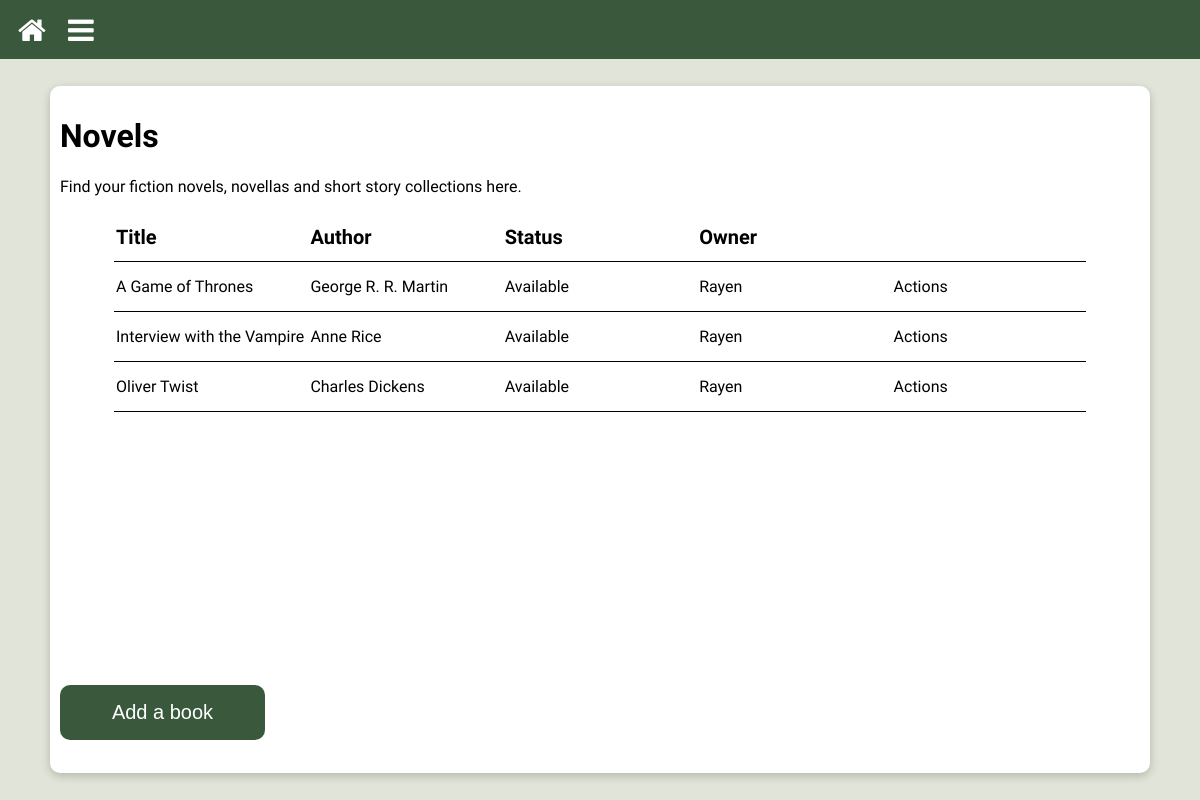
The page /novels (signed in) on the database its author committed.
### library/models.py (models this page shows, shortened)
class Book(models.Model):
    STATUS_CHOICES = {
        "Y" : "Available",
        "O" : "On Loan",
        "R" : "Reserved",
        "U" : "Unavailable",
    }
    OWNER_CHOICES = {
        "R" : "Rayen",
        "D" : "Don",
        "C" : "Charlie",
        "S" : "Sam",
        "H" : "Honey",
        "A" : "Ash",
        "O" : "Soph",
    }
    title = models.CharField(max_length=200)
    author = models.CharField(max_length=200)
    booktype = models.ForeignKey(BookType, on_delete=models.CASCADE, related_name='books')
    genre = models.ForeignKey(Genre, on_delete=models.CASCADE, related_name='books')
    owner = models.CharField(max_length=1, choices=OWNER_CHOICES, default="None")
    blurb = models.CharField(max_length=1000, blank=True, default='')
    tags = models.ManyToManyField(Tag, blank=True, )
    status = models.CharField(max_length=1, choices=STATUS_CHOICES, default="Available")
    class Meta:
        ordering = ['title']

### library/views.py (the view)
# urls.py: path("novels", views.list, name="novels"),
@login_required(login_url="/login/")
def list(request):
    template = loader.get_template('list.html')
    context = build_context(request)
    return HttpResponse(template.render(context, request))

### library/views.py (called while the page is built)
def get_list_type(request):
    path = request.path
    list_type = os.path.basename(os.path.normpath(path))
    return list_type

def build_context(request):
    list_type = get_list_type(request)
    context = context_dict[list_type]
    return context

### templates/list.html (shortened to what this page needs)
{% extends "base.html" %}
{% block container %}list{% endblock %}
{% block content %}
    <div class="main">
        <div class="text-container">
            <h1>{{ title }}</h1>
            <p>{{ intro }}</p>
            <table class="list-table">
                <tr>
                    <th>Title</th>
                    <th>Author</th>
                    <th>Status</th>
                    <th>Owner</th>
                    <th></th>
                </tr>
                {% if list %}
                    {% for item in list %}
                        <tr>
                            <td>{{ item.title }}</td>
                            <td>{{ item.author }}</td>
                            <td>{{ item.get_status_display }}</td>
                            <td>{{ item.get_owner_display }}</td>
                            <td>Actions</td>
                        </tr>
                    {% endfor %}
                {% else %}
                   <tr>
                     <td class="list-no-items">No items have been added for this section yet :(</td>
                   </tr>
                {% endif %}
        </table>
        <div>
            <button class="text-button" style="position: fixed; bottom: 60px;" onclick="window.location.href='/new-book';">Add a book</button>
        </div>
        </div>
    </div>
{% endblock %}

### static/css/base.css (style rules this page uses)
body { margin: 0; height: 100vh; }

### static/css/assets/assets.css (style rules this page uses)
:root { --main-green: #3A593C; --secondary-green: #A4B494; --main-grey: #E1E4D8; --accent-blue: #6C91C2; --accent-red: #BF8B85; }
.main { grid-area: main; background-color: var(--main-grey); min-height: 100%; display: flex; align-items: center; justify-content: center; }
.text-container { border-radius: 10px; background-color: white; color: black; width: 90%; min-height: 90%; padding: 10px; box-shadow: 0 3px 10px rgb(0 0 0 / 0.2); font-family: 'Recursive', sans-serif; }
.list-table { white-space: nowrap; width: 90%; border-collapse: collapse; table-layout: fixed; margin-left: auto; margin-right: auto; }
.list-table tr { border:0; border-bottom: 1px solid black; background-color: transparent; height: 50px; }
.list-table th { font-weight: bold; font-size: 20px; }
.list-table th, .list-table td { padding: 2px; overflow: hidden; text-overflow: ellipsis; border-collapse: collapse; text-align: left; }

### static/css/assets/buttons.css (style rules this page uses)
.text-button { width: 205px; height: 55px; border-radius: 10px; border-color: transparent; background-color: var(--main-green); color:white; font-size: 20px; }

### rows shown on the page
Book: title "A Game of Thrones", author "George R. R. Martin", status "Available", owner "Rayen"
Book: title "Interview with the Vampire", author "Anne Rice", status "Available", owner "Rayen"
Book: title "Oliver Twist", author "Charles Dickens", status "Available", owner "Rayen"

### other values the page prints
{{ title }} "Novels"
{{ intro }} "Find your fiction novels, novellas and short story collections here."
